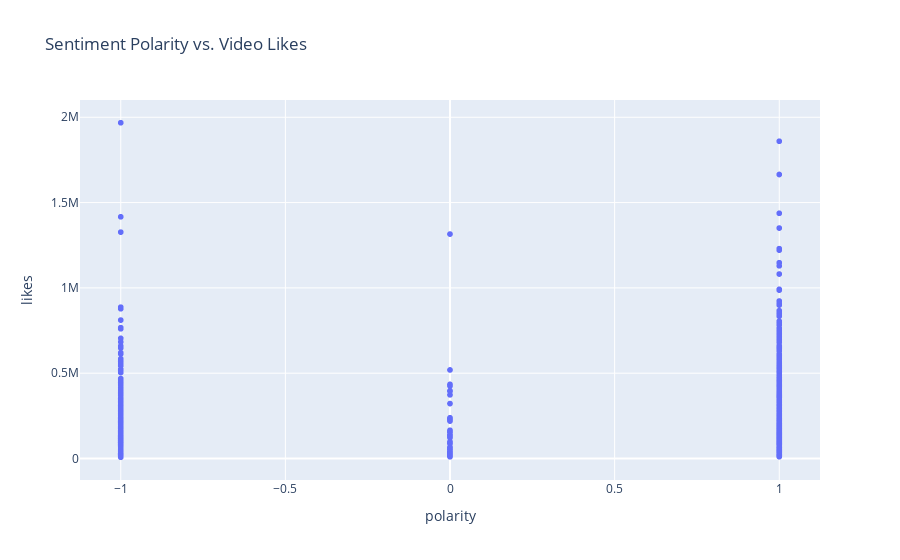

The notebook cell this image was saved under:
### Markdown cell above
### Sentiment Polarity vs Likes

### Code cell
fig = px.scatter(senti_df, y='likes', x='polarity',
                 labels={'sentiment_score': 'polarity','Likes':'likes'},
                 title='Sentiment Polarity vs. Video Likes',
                 hover_data=['video_title'])

# Update marker properties for better visualization
fig.update_traces(marker=dict(size=12, line=dict(width=2, color='DarkSlateGrey')),
                  selector=dict(mode='markers+text'))

# Show the plot
fig.show()

### Figure 1 — Plotly figure (JSON) as saved in the notebook; plotly's stock layout.template omitted (floating-point values rounded to 4 significant figures; data arrays with more than 128 entries replaced by an {"elided": "..."} marker saying what was removed)
{"data": [{"customdata": {"elided": "1084x1 str values"}, "hovertemplate": "polarity=%{x}<br>likes=%{y}<br>video_title=%{customdata[0]}<extra></extra>", "legendgroup": "", "marker": {"color": "#636efa", "symbol": "circle"}, "mode": "markers", "name": "", "showlegend": false, "type": "scattergl", "x": {"elided": "1084 int values"}, "xaxis": "x", "y": {"elided": "1084 int values"}, "yaxis": "y"}], "layout": {"autosize": true, "legend": {"tracegroupgap": 0}, "title": {"text": "Sentiment Polarity vs. Video Likes"}, "xaxis": {"anchor": "y", "autorange": true, "domain": [0, 1], "range": [-1.128, 1.128], "title": {"text": "polarity"}, "type": "linear"}, "yaxis": {"anchor": "x", "autorange": true, "domain": [0, 1], "range": [-154400.0, 2130000.0], "title": {"text": "likes"}, "type": "linear"}}}
